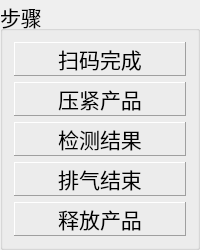
     <widget class="QGroupBox" name="groupBox_3">
      <property name="maximumSize">
       <size>
        <width>600</width>
        <height>16777215</height>
       </size>
      </property>
      <property name="font">
       <font>
        <pointsize>16</pointsize>
       </font>
      </property>
      <property name="title">
       <string>步骤</string>
      </property>
      <layout class="QVBoxLayout" name="verticalLayout_2">
       <item>
        <widget class="QLabel" name="led_GetCodeOK">
         <property name="minimumSize">
          <size>
           <width>21</width>
           <height>21</height>
          </size>
         </property>
         <property name="maximumSize">
          <size>
           <width>16777215</width>
           <height>16777215</height>
          </size>
         </property>
         <property name="font">
          <font>
           <family>Arial</family>
           <pointsize>16</pointsize>
           <weight>50</weight>
           <italic>false</italic>
           <bold>false</bold>
          </font>
         </property>
         <property name="frameShape">
          <enum>QFrame::Panel</enum>
         </property>
         <property name="frameShadow">
          <enum>QFrame::Raised</enum>
         </property>
         <property name="text">
          <string>扫码完成</string>
         </property>
         <property name="textFormat">
          <enum>Qt::AutoText</enum>
         </property>
         <property name="scaledContents">
          <bool>false</bool>
         </property>
         <property name="alignment">
          <set>Qt::AlignCenter</set>
         </property>
         <property name="wordWrap">
          <bool>false</bool>
         </property>
        </widget>
       </item>
       <item>
        <widget class="QLabel" name="led_LockProduct">
         <property name="minimumSize">
          <size>
           <width>21</width>
           <height>21</height>
          </size>
         </property>
         <property name="maximumSize">
          <size>
           <width>16777215</width>
           <height>16777215</height>
          </size>
         </property>
         <property name="font">
          <font>
           <family>Arial</family>
           <pointsize>16</pointsize>
           <weight>50</weight>
           <italic>false</italic>
           <bold>false</bold>
          </font>
         </property>
         <property name="frameShape">
          <enum>QFrame::Panel</enum>
         </property>
         <property name="frameShadow">
          <enum>QFrame::Raised</enum>
         </property>
         <property name="text">
          <string>压紧产品</string>
         </property>
         <property name="textFormat">
          <enum>Qt::AutoText</enum>
         </property>
         <property name="scaledContents">
          <bool>false</bool>
         </property>
         <property name="alignment">
          <set>Qt::AlignCenter</set>
         </property>
         <property name="wordWrap">
          <bool>false</bool>
         </property>
        </widget>
       </item>
       <item>
        <widget class="QLabel" name="led_Result">
         <property name="minimumSize">
          <size>
           <width>21</width>
           <height>21</height>
          </size>
         </property>
         <property name="maximumSize">
          <size>
           <width>16777215</width>
           <height>16777215</height>
          </size>
         </property>
         <property name="font">
          <font>
           <family>Arial</family>
           <pointsize>16</pointsize>
           <weight>50</weight>
           <italic>false</italic>
           <bold>false</bold>
          </font>
         </property>
         <property name="frameShape">
          <enum>QFrame::Panel</enum>
         </property>
         <property name="frameShadow">
          <enum>QFrame::Raised</enum>
         </property>
         <property name="text">
          <string>检测结果</string>
         </property>
         <property name="textFormat">
          <enum>Qt::AutoText</enum>
         </property>
         <property name="scaledContents">
          <bool>false</bool>
         </property>
         <property name="alignment">
          <set>Qt::AlignCenter</set>
         </property>
         <property name="wordWrap">
          <bool>false</bool>
         </property>
        </widget>
       </item>
       <item>
        <widget class="QLabel" name="led_Exhaust">
         <property name="minimumSize">
          <size>
           <width>21</width>
           <height>21</height>
          </size>
         </property>
         <property name="maximumSize">
          <size>
           <width>16777215</width>
           <height>16777215</height>
          </size>
         </property>
         <property name="font">
          <font>
           <family>Arial</family>
           <pointsize>16</pointsize>
           <weight>50</weight>
           <italic>false</italic>
           <bold>false</bold>
          </font>
         </property>
         <property name="frameShape">
          <enum>QFrame::Panel</enum>
         </property>
         <property name="frameShadow">
          <enum>QFrame::Raised</enum>
         </property>
         <property name="text">
          <string>排气结束</string>
         </property>
         <property name="textFormat">
          <enum>Qt::AutoText</enum>
         </property>
         <property name="scaledContents">
          <bool>false</bool>
         </property>
         <property name="alignment">
          <set>Qt::AlignCenter</set>
         </property>
         <property name="wordWrap">
          <bool>false</bool>
         </property>
        </widget>
       </item>
       <item>
        <widget class="QLabel" name="led_Loosen">
         <property name="minimumSize">
          <size>
           <width>21</width>
           <height>21</height>
          </size>
         </property>
         <property name="maximumSize">
          <size>
           <width>16777215</width>
           <height>16777215</height>
          </size>
         </property>
         <property name="font">
          <font>
           <family>Arial</family>
           <pointsize>16</pointsize>
           <weight>50</weight>
           <italic>false</italic>
           <bold>false</bold>
          </font>
         </property>
         <property name="frameShape">
          <enum>QFrame::Panel</enum>
         </property>
         <property name="frameShadow">
          <enum>QFrame::Raised</enum>
         </property>
         <property name="text">
          <string>释放产品</string>
         </property>
         <property name="textFormat">
          <enum>Qt::AutoText</enum>
         </property>
         <property name="scaledContents">
          <bool>false</bool>
         </property>
         <property name="alignment">
          <set>Qt::AlignCenter</set>
         </property>
         <property name="wordWrap">
          <bool>false</bool>
         </property>
        </widget>
       </item>
      </layout>
     </widget>
